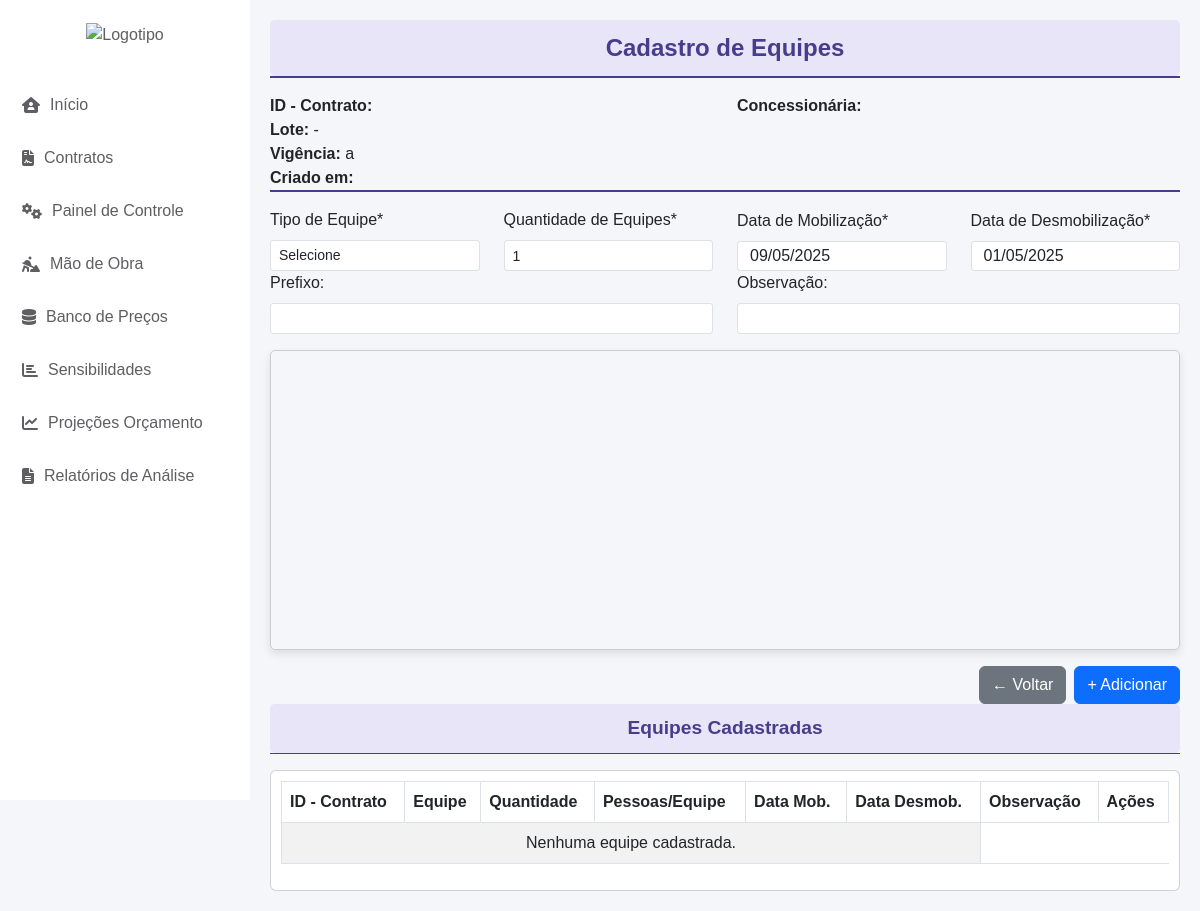
The app's page /cadastro_equipe/composicao/4/, older data.
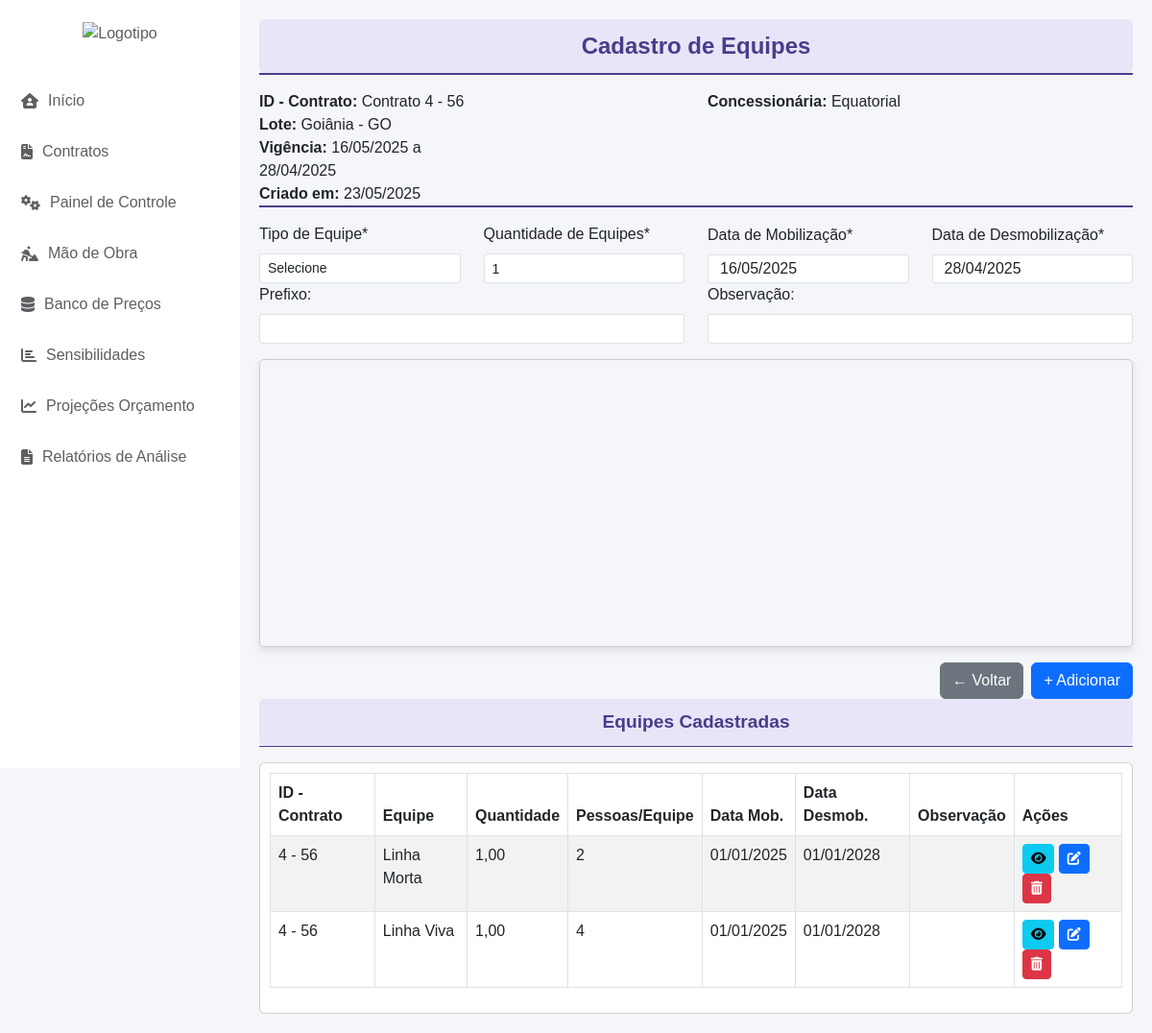
The same page, newer data.
### cad_contrato/models.py (models this page shows)
class CadastroContrato(models.Model):
    ESTADOS_CHOICES = [
        ('AC', 'Acre'),
        ('AL', 'Alagoas'),
        ('AP', 'Amapá'),
        ('AM', 'Amazonas'),
        ('BA', 'Bahia'),
        ('CE', 'Ceará'),
        ('DF', 'Distrito Federal'),
        ('ES', 'Espírito Santo'),
        ('GO', 'Goiás'),
        ('MA', 'Maranhão'),
        ('MT', 'Mato Grosso'),
        ('MS', 'Mato Grosso do Sul'),
        ('MG', 'Minas Gerais'),
        ('PA', 'Pará'),
        ('PB', 'Paraíba'),
        ('PR', 'Paraná'),
        ('PE', 'Pernambuco'),
        ('PI', 'Piauí'),
        ('RJ', 'Rio de Janeiro'),
        ('RN', 'Rio Grande do Norte'),
        ('RS', 'Rio Grande do Sul'),
        ('RO', 'Rondônia'),
        ('RR', 'Roraima'),
        ('SC', 'Santa Catarina'),
        ('SP', 'São Paulo'),
        ('SE', 'Sergipe'),
        ('TO', 'Tocantins'),
    ]
    STATUS_CHOICES = [
        ('EM_LICITACAO', 'Em Licitação'),
        ('EM_RENOVACAO', 'Em Renovação'),
        ('ATIVO', 'Ativo'),
        ('ENCERRADO', 'Encerrado'),
    ]
    contrato = models.AutoField(primary_key=True)
    concessionaria = models.CharField(max_length=100, default='Equatorial')
    estado = models.CharField(max_length=2, choices=ESTADOS_CHOICES, default='GO')
    municipio = models.CharField(max_length=100, default='Goiânia')
    escopo_contrato = models.CharField(max_length=255)
    inicio_vigencia_contrato = models.DateField(default='2025-01-01')
    fim_vigencia_contrato = models.DateField(default='2029-01-01')
    versao_base = models.ForeignKey('self', null=True, blank=True, on_delete=models.PROTECT, related_name='versoes')
    numero_versao = models.IntegerField(default=0)
    descricao_alteracao = models.TextField(blank=True)
    status_contrato = models.CharField(max_length=15, choices=STATUS_CHOICES, default='EM_LICITACAO', verbose_name="Status do Contrato")
    valor_inicial = models.DecimalField(max_digits=15, decimal_places=2, default=0.00, verbose_name="Valor Inicial do Contrato")
    created_at = models.DateTimeField(auto_now_add=True)
    updated_at = models.DateTimeField(auto_now=True)
    class Meta:
        ordering = ['-created_at']
    def __str__(self):
        return f"Contrato {self.contrato} - {self.escopo_contrato}"

### cadastro_equipe/models.py (models this page shows, shortened)
class ComposicaoEquipe(models.Model):
    composicao_id = models.UUIDField(primary_key=True, default=uuid.uuid4, editable=False)
    contrato = models.ForeignKey(CadastroContrato, on_delete=models.PROTECT)
    equipe = models.ForeignKey(Equipe, on_delete=models.PROTECT)
    quantidade_equipes = models.DecimalField(max_digits=10, decimal_places=2, default=0.00)
    data_mobilizacao = models.DateField(default='2025-01-01')
    data_desmobilizacao = models.DateField(default='2028-01-01')
    prefixo_equipe = models.TextField(blank=True, null=True)
    observacao = models.TextField(blank=True, null=True)  # Agora salva uma única vez por composição
    created_at = models.DateTimeField(auto_now_add=True)
    updated_at = models.DateTimeField(auto_now=True)

class Equipe(models.Model):
    nome = models.CharField(max_length=100, unique=True)

### cadastro_equipe/views.py (the view, shortened to what this page needs)
# urls.py: path('composicao/<int:contrato_id>/', ComposicaoEquipeView.as_view(), name='composicao_equipe'),
class ComposicaoEquipeView(View):
    def get(self, request, contrato_id=None):
        contrato = get_object_or_404(CadastroContrato, contrato=contrato_id)
        equipes_cadastradas = ComposicaoEquipe.objects.filter(contrato=contrato).values_list('equipe_id', flat=True)
        equipes = Equipe.objects.exclude(id__in=equipes_cadastradas)
        funcoes = Funcao.objects.all()
        composicoes = ComposicaoEquipe.objects.filter(contrato=contrato)
        for composicao in composicoes:
            composicao.total_funcionarios = composicao.funcoes.aggregate(Sum('quantidade_funcionarios'))['quantidade_funcionarios__sum'] or 0
        return render(request, 'composicao_equipe.html', {
            'contrato_id': contrato_id,
            'equipes': equipes,
            'escopo_contrato': contrato.escopo_contrato,
            'funcoes': funcoes,
            'composicoes': composicoes,
            'inicio_vigencia_contrato': contrato.inicio_vigencia_contrato,  # Passa a data no contexto
            'fim_vigencia_contrato': contrato.fim_vigencia_contrato  # Passa a data no contexto
        })

### app/context_processors.py (called while the page is built)
def contrato_context(request):
    contrato_id = request.session.get('contrato_id')
    contrato = None
    if contrato_id:
        try:
            contrato = CadastroContrato.objects.get(contrato=contrato_id)
        except CadastroContrato.DoesNotExist:
            pass
    return {'contrato': contrato}

### cadastro_equipe/templates/composicao_equipe.html (shortened to what this page needs)
{% extends 'base.html' %}
{% block content %}
<div class="header">Cadastro de Equipes</div>
<p class="text-center mt-0 font-weight-bold" style="font-size: 0.8rem; border-bottom: 2px solid #483D8B;"> </p>
    {% with contrato=composicoes.0.contrato %}
        <div class="col mt-3">
            <div class="row">
                <div class="col-md-6"><strong>ID - Contrato:</strong> {{ contrato }}</div>
                <div class="col-md-6"><strong>Concessionária:</strong> {{ contrato.concessionaria }}</div>
            </div>
            <div class="col-md-3"><strong>Lote:</strong> {{ contrato.municipio }} -  {{ contrato.estado }}</div>
            <div class="col-md-3"><strong>Vigência:</strong> {{ contrato.inicio_vigencia_contrato|date:"d/m/Y" }} a {{ contrato.fim_vigencia_contrato|date:"d/m/Y" }}</div>
            <div class="col-md-3"><strong>Criado em:</strong> {{ contrato.updated_at|date:"d/m/Y" }}</div>
        </div>
    {% endwith %}
    <p class="text-center mt-0 font-weight-bold" style="font-size: 0.8rem; border-bottom: 2px solid #483D8B;"> </p>
    <div class="row align-items-end">
        <div class="col-md-3">
            <label class="form-label">Tipo de Equipe*</label>
            <select id="equipe" class="form-control form-control-sm" required>
                <option value="">Selecione</option>
            </select>
        </div>
        <div class="col-md-3">
            <label class="form-label">Quantidade de Equipes*</label>
            <input type="number" id="quantidade_equipes" class="form-control form-control-sm" min="1" value="1" required>
        </div>
        <div class="col-md-3">
            <label class="form-label">Data de Mobilização*</label>
            <input type="text" id="data_mobilizacao" name="data_mobilizacao" class="form-control datepicker" required value="{{ inicio_vigencia_contrato|date:'d/m/Y' }}">
        </div>
        <div class="col-md-3">
            <label class="form-label">Data de Desmobilização*</label>
            <input type="text" id="data_desmobilizacao" name="data_desmobilizacao" class="form-control datepicker" required value="{{ fim_vigencia_contrato|date:'d/m/Y' }}">
        </div>
        <div class="col-md-6">
            <label class="form-label">Prefixo:</label>
            <input type="text" id="prefixo_equipe" class="form-control form-control-sm">
        </div>
        <div class="col-md-6">
            <label class="form-label">Observação:</label>
            <input type="text" id="observacao" class="form-control form-control-sm">
        </div>
    </div>
    <div id="tabela_composicao" class="table-responsive mt-3"></div>
    <div class="d-flex justify-content-end gap-2 mt-3">
        <button type="button" class="btn btn-secondary" onclick="window.history.back();">
            ← Voltar
        </button>
        <button id="adicionar" class="btn btn-primary">
            + Adicionar
        </button>
    </div>
    <div class="small-header"> Equipes Cadastradas </div>
    <p class="text-center mt-0 font-weight-bold" style="font-size: 0.8rem; border-bottom: 1px solid #483D8B;"> </p>
    <div class="row mt-2">
        <div class="col-md-12">
            <div class="card">
                <div class="card-body">
                    <table class="table table-bordered table-striped">
                        <thead style="background-color: #483D8B; color: white; height: 35px;">
                            <tr>
                                <th>ID - Contrato</th>
                                <th>Equipe</th>
                                <th>Quantidade</th>
                                <th>Pessoas/Equipe</th>
                                <th>Data Mob.</th>
                                <th>Data Desmob.</th>
                                <th>Observação</th>
                                <th>Ações</th>
                            </tr>
                        </thead>
                        <tbody>
                            {% for composicao in composicoes %}
                                <tr>
                                    <td>{{ composicao.contrato_id }} - {{ composicao.contrato.escopo_contrato }}</td>
                                    <td>{{ composicao.equipe.nome }}</td>
                                    <td>{{ composicao.quantidade_equipes }}</td>
                                    <td>{{ composicao.total_funcionarios }}</td>
                                    <td>{{ composicao.data_mobilizacao|date:"d/m/Y" }}</td>
                                    <td>{{ composicao.data_desmobilizacao|date:"d/m/Y" }}</td>
                                    <td>{{ composicao.observacao }}</td>
                                    <td>
                                        <a href="{% url 'detalhes_equipe' composicao.pk %}" class="btn btn-info btn-sm ver">
                                            <i class="fas fa-eye"></i>
                                        </a>
                                        <button class="btn btn-primary btn-sm editar" data-id="{{ composicao.pk }}" onclick="if (confirm('Tem certeza de que deseja editar esta equipe?')) { window.scrollTo({ top: 0, behavior: 'smooth' }); return true; } else { return false; }">
                                            <i class="fas fa-edit"></i>
                                        </button>
                                        <button class="btn btn-danger btn-sm excluir" data-id="{{ composicao.pk }}">
                                            <i class="fas fa-trash-alt"></i>
                                        </button>
                                    </td>
                                </tr>
                            {% empty %}
                                <tr>
                                    <td colspan="6" class="text-center">Nenhuma equipe cadastrada.</td>
                                </tr>
                            {% endfor %}
                        </tbody>
                    </table>
                </div>
            </div>
        </div>
    </div>
    <link rel="stylesheet" href="https://cdn.jsdelivr.net/npm/handsontable@12.1.0/dist/handsontable.full.min.css">
{% endblock %}

### app/templates/base.html (shortened to what this page needs)
{% load static %}
<!DOCTYPE html>
<html lang="pt-br">
<head>
    <link href="https://cdn.jsdelivr.net/npm/bootstrap@5.3.0/dist/css/bootstrap.min.css" rel="stylesheet">
    <link rel="stylesheet" href="https://cdnjs.cloudflare.com/ajax/libs/font-awesome/6.4.2/css/all.min.css">
</head>
<body>
    <div class="wrapper">
        {% block sidebar %}
            {% include 'components/_sidebar.html' %}
        {% endblock %}
        <div class="content">
            <main>
                {% block content %}{% endblock %}
            </main>
        </div>
    </div>
</body>
</html>

### app/templates/components/_sidebar.html (shortened to what this page needs)
{% load static %}
   <div>
    <nav class="sidebar d-flex flex-column">
        <ul class="nav flex-column">
            <li class="nav-item text-center mb-3">
                <a href="{% url 'home' %}" class="nav-link p-0 d-flex justify-content-center align-items-center" style="height: 50px;">
                    <img src="{% static 'img/logotipo.png' %}" alt="Logotipo" class="img-fluid" style="max-height: 40px; width: auto;">
                </a>
            </li>
            <li class="nav-item">
                <a href="{% url 'home' %}" class="nav-link"><i class="fa-solid fa-house-user"></i> Início</a>
            </li>
            <li class="nav-item">
                <a href="#" class="nav-link"><i class="fa-solid fa-file-contract"></i> Contratos</a>
            </li>
            <li class="nav-item">
                <a href="#" class="nav-link"><i class="fas fa-cogs"></i> Painel de Controle</a>
            </li>
            <li class="nav-item">
                <a href="#" class="nav-link"><i class="fa-solid fa-person-digging"></i> Mão de Obra</a>
            </li>
            <li class="nav-item">
                <a href="#" class="nav-link"><i class="fas fa-database"></i> Banco de Preços</a>
            </li>
            <li class="nav-item">
                <a href="#" class="nav-link"><i class="fas fa-chart-bar"></i> Sensibilidades</a>
            </li>
            <li class="nav-item">
                <a href="#" class="nav-link"><i class="fas fa-chart-line"></i> Projeções Orçamento</a>
            </li>
            <li class="nav-item">
                <a href="#" class="nav-link"><i class="fas fa-file-alt"></i> Relatórios de Análise</a>
            </li>
        </ul>
    </nav>
</div>

### app/templates/base.html (style rules this page uses)
body { background-color: #f4f6f9; font-family: Arial, sans-serif; }
.wrapper { display: flex; }
.sidebar { width: 250px; height: 100vh; background-color: #fff; padding: 10px; position: fixed; left: 0; top: 0; overflow-y: auto; }
.sidebar .nav-item { list-style: none; }
.sidebar .nav-link { color: #5f5e63; padding: 12px; border-radius: 5px; margin-bottom: 5px; display: flex; align-items: center; text-decoration: none; }
.sidebar .nav-link i { margin-right: 10px; }
.content { margin-left: 250px; padding: 20px; width: 100%; }
.header { background-color: rgb(231, 229, 247); color: #483D8B; text-align: center; padding: 10px; font-size: 1.5rem; font-weight: bold; border-radius: 5px; }
.card-body { padding: 10px; }
.form-control { height: 30px; font-size: 14px; border-radius: 3px; }

### cadastro_equipe/templates/composicao_equipe.html (style rules this page uses)
.datepicker { font-size: 1rem; }
.header { background-color:rgb(231, 229, 247); color: #483D8B; text-align: center; padding: 10px; font-size: 1.5rem; font-weight: bold; border-radius: 5px; }
.small-header { background-color:rgb(231, 229, 247); color: #483D8B; text-align: center; padding: 10px; font-size: 1.2rem; font-weight: bold; border-radius: 5px; }
#tabela_composicao { width: 100%; min-height: 300px; border: 1px solid #ccc; margin-top: 10px; border-radius: 5px; box-shadow: 0px 4px 8px rgba(0, 0, 0, 0.1); overflow: hidden; }

Row changes from the older to the newer data that the page shows:
changed CadastroContrato: contrato+escopo_contrato (not shown) → "Contrato 4 - 56"; concessionaria (not shown) → "Equatorial"; municipio (not shown) → "Goiânia"; estado (not shown) → "GO"; inicio_vigencia_contrato (not shown) → "16/05/2025"; fim_vigencia_contrato (not shown) → "28/04/2025"; updated_at (not shown) → "23/05/2025"; data_mobilizacao "09/05/2025" → "16/05/2025"; data_desmobilizacao "01/05/2025" → "28/04/2025"
added ComposicaoEquipe: contrato_id "4", contrato.escopo_contrato "56", equipe.nome "Linha Morta", quantidade_equipes "1,00", total_funcionarios "2", data_mobilizacao "01/01/2025", data_desmobilizacao "01/01/2028"
added ComposicaoEquipe: contrato_id "4", contrato.escopo_contrato "56", equipe.nome "Linha Viva", quantidade_equipes "1,00", total_funcionarios "4", data_mobilizacao "01/01/2025", data_desmobilizacao "01/01/2028"
Text that changed along with them:
text no longer shown: "Nenhuma equipe cadastrada."
